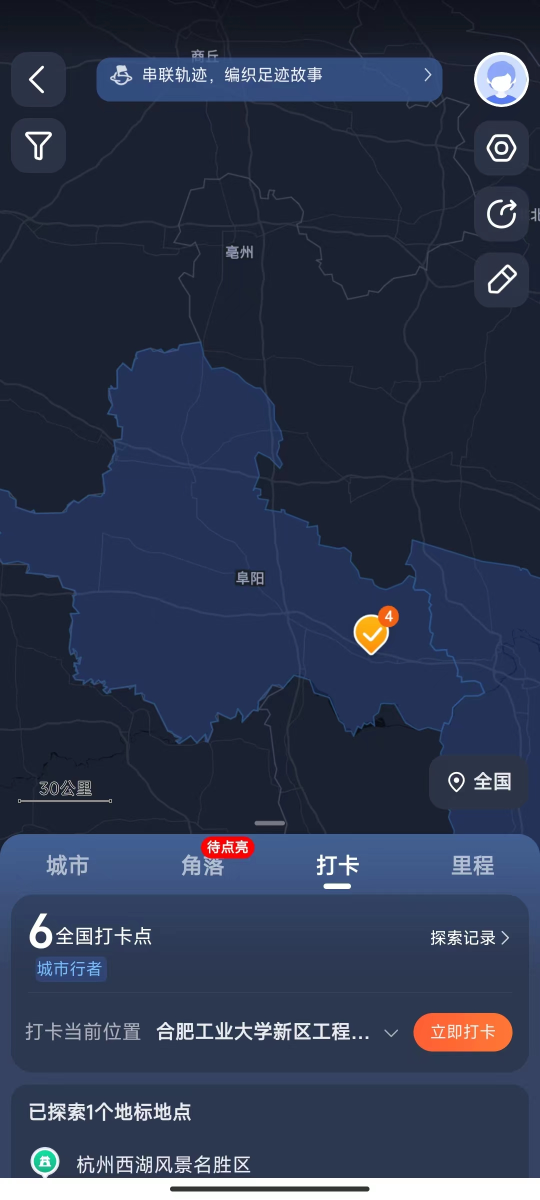
#> input picture 1.jpg, 1080 x 2400 px (shown at 1/2 size)
$ python test1.py
#> lines starting #> are read from the running program, lines starting #| are printed output that depends on the picture; after the words box and inside, x2 and y2 are one past the last pixel; in counts of white or black regions, pixels touching at a corner belong together
import cv2
import numpy as np
"""#########################################################
# 预定义框架说明
# 定义一个Stitcher类：stitch()、detectAndDescribe()、matchKeypoints()、drawMatches()
#           stitch()                拼接函数
#           detectAndDescribe()     检测图像的SIFT关键特征点，并计算特征描述子
#           matchKeypoints()        匹配两张图片的所有特征点
#           cv2.findHomography()    计算单映射变换矩阵
#           cv2.warpPerspective()   透视变换（作用：缝合图像）
#           drawMatches()           建立直线关键点的匹配可视化
#
# 备注：cv2.warpPerspective()需要与cv2.findHomography()搭配使用。
#########################################################"""


class Stitcher:
    ##################################################################################
    def stitch(self, images, ratio=0.75, reprojThresh=4.0, showMatches=False):
        (imageB, imageA) = images                               # 获取输入图片
        (kpsA, featuresA) = self.detectAndDescribe(imageA)      # 检测A、B图片的SIFT关键特征点，并计算特征描述子
        (kpsB, featuresB) = self.detectAndDescribe(imageB)
        M = self.matchKeypoints(kpsA, kpsB, featuresA, featuresB, ratio, reprojThresh)    # 匹配两张图片的所有特征点，返回匹配结果。

        if M is None:       # 如果返回结果为空，没有匹配成功的特征点，退出算法
            return None

        # 否则，提取匹配结果 #
        (matches, H, status) = M     # H是3x3视角变换矩阵
        result = cv2.warpPerspective(imageA, H, (imageA.shape[1] + imageB.shape[1], imageA.shape[0]))   # 将图片A进行视角变换，result是变换后图片
        result[0:imageB.shape[0], 0:imageB.shape[1]] = imageB    # 将图片B传入result图片最左端

        if showMatches:     # 检测是否需要显示图片匹配
            vis = self.drawMatches(imageA, imageB, kpsA, kpsB, matches, status)     # 生成匹配图片
            return (result, vis)

        return result

    ##################################################################################
    def detectAndDescribe(self, image):
        # gray = cv2.cvtColor(image, cv2.COLOR_BGR2GRAY)            # 将彩色图片转换成灰度图
        descriptor = cv2.xfeatures2d.SIFT_create()                  # 建立SIFT生成器
        """#####################################################
        # 如果是OpenCV3.X，则用cv2.xfeatures2d.SIFT_create方法来实现DoG关键点检测和SIFT特征提取。
        # 如果是OpenCV2.4，则用cv2.FeatureDetector_create方法来实现关键点的检测（DoG）。
        #####################################################"""
        (kps, features) = descriptor.detectAndCompute(image, None)  # 检测SIFT特征点，并计算描述子
        kps = np.float32([kp.pt for kp in kps])                     # 将结果转换成NumPy数组

        return (kps, features)      # 返回特征点集，及对应的描述特征

    ##################################################################################
    def matchKeypoints(self, kpsA, kpsB, featuresA, featuresB, ratio, reprojThresh):
        matcher = cv2.BFMatcher()                                   # 建立暴力匹配器
        rawMatches = matcher.knnMatch(featuresA, featuresB, 2)      # 使用KNN检测来自A、B图的SIFT特征匹配对，K=2

        matches = []
        for m in rawMatches:
            if len(m) == 2 and m[0].distance < m[1].distance * ratio:   # 当最近距离跟次近距离的比值小于ratio值时，保留此匹配对
                matches.append((m[0].trainIdx, m[0].queryIdx))          # 存储两个点在featuresA, featuresB中的索引值

        if len(matches) > 4:        # 当筛选后的匹配对大于4时，计算视角变换矩阵
            # 投影变换矩阵：3*3。有八个参数对应八个方程，其中一个为1用于归一化。对应四对，每对(x, y)
            ptsA = np.float32([kpsA[i] for (_, i) in matches])          # 获取匹配对的点坐标
            ptsB = np.float32([kpsB[i] for (i, _) in matches])
            (H, status) = cv2.findHomography(ptsA, ptsB, cv2.RANSAC, reprojThresh)      # 使用RANSAC算法利用匹配特征向量估计单映矩阵（homography：单应性）
            return (matches, H, status)

        return None     # 如果匹配对小于4时，返回None

    ##################################################################################
    def drawMatches(self, imageA, imageB, kpsA, kpsB, matches, status):
        (hA, wA) = imageA.shape[:2]
        (hB, wB) = imageB.shape[:2]
        vis = np.zeros((max(hA, hB), wA + wB, 3), dtype="uint8")
        vis[0:hA, 0:wA] = imageA        # 将A、B图左右连接到一起
        vis[0:hB, wA:] = imageB

        for ((trainIdx, queryIdx), s) in zip(matches, status):
            if s == 1:      # 当点对匹配成功时，画到可视化图上
                ptA = (int(kpsA[queryIdx][0]), int(kpsA[queryIdx][1]))
                ptB = (int(kpsB[trainIdx][0]) + wA, int(kpsB[trainIdx][1]))
                cv2.line(vis, ptA, ptB, (0, 255, 0), 1)

        return vis      # 返回可视化结果


##################################################################################
if __name__ == '__main__':
    # 读取拼接图片
    imageA = cv2.imread("1.jpg")
#> imageA is the input picture: shape (2400, 1080, 3); mean B, G, R 77.7, 54.7, 45.2
    imageA = cv2.resize(imageA,(0,0),None,0.2,0.2)
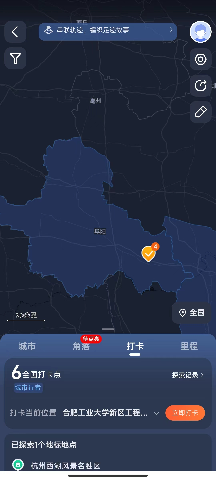
#> imageA: shape (480, 216, 3); mean B, G, R 77.8, 54.8, 45.3
    imageB = cv2.imread("2.jpg")
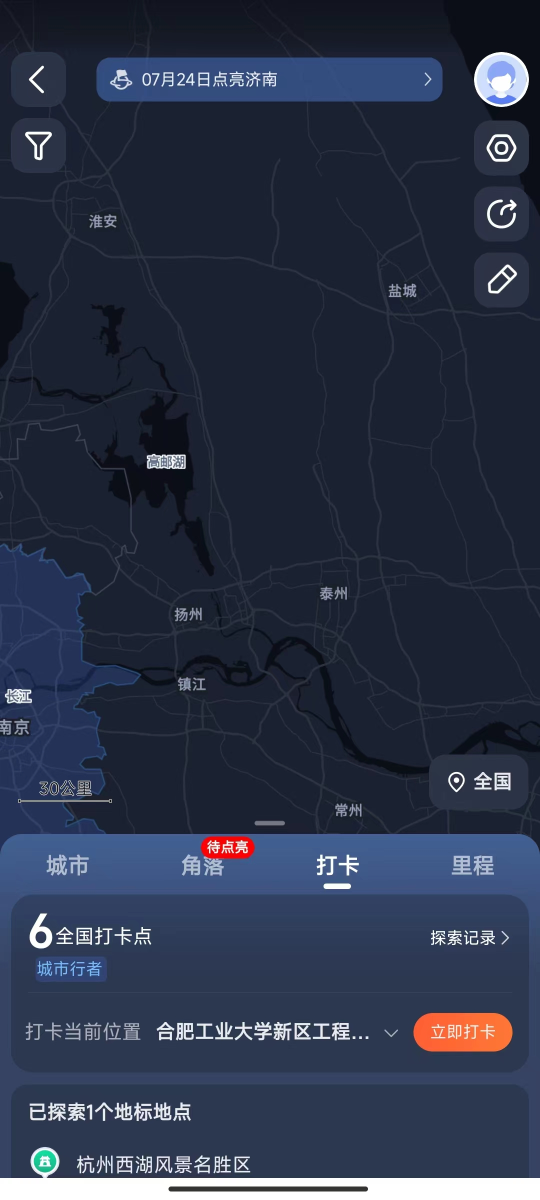
#> input picture 2.jpg, 1080 x 2400 px (shown at 1/2 size)
#> imageB is the input picture: shape (2400, 1080, 3); mean B, G, R 71.7, 51.6, 43.2
    imageB = cv2.resize(imageB,(0,0),None,0.2,0.2)
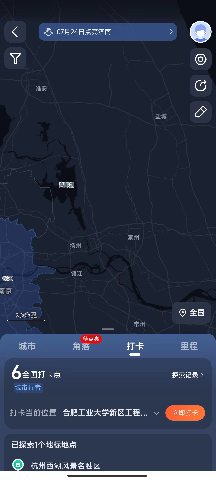
#> imageB: shape (480, 216, 3); mean B, G, R 71.8, 51.7, 43.3

    # 把图片拼接成全景图
    stitcher = Stitcher()       # 调用拼接函数
    (result, vis) = stitcher.stitch([imageA, imageB], showMatches=True)
#> in detectAndDescribe, `(kps, features) = descriptor.detectAndCompute(image, None)`: kps = 162 keypoints; strongest (x, y, size): (16, 375, 2.5), (200, 31, 13.1), (17, 366, 1.9), (195, 373, 2.6)
#> in detectAndDescribe, `kps = np.float32([kp.pt for kp in kps])`: kps = 162 pairs, first value 4.56 to 210.3, second value 22.05 to 469.6
#> in stitch, `(kpsA, featuresA) = self.detectAndDescribe(imageA)`: kpsA has the same summary as kps in detectAndDescribe
#> in detectAndDescribe (call 2), `(kps, features) = descriptor.detectAndCompute(image, None)`: kps = 140 keypoints; strongest (x, y, size): (16, 375, 2.5), (200, 31, 13.3), (17, 366, 1.9), (195, 373, 2.6)
#> in stitch, `(kpsB, featuresB) = self.detectAndDescribe(imageB)`: kpsB = 140 pairs, first value 6.12 to 213, second value 19.29 to 469.6
#> in matchKeypoints, `rawMatches = matcher.knnMatch(featuresA, featuresB, 2)`: rawMatches = 162 matches
#> after the loop in matchKeypoints, `for m in rawMatches:`: matches = 111 pairs, first value 1 to 138, second value 3 to 159
#> in matchKeypoints, `ptsA = np.float32([kpsA[i] for (_, i) in matches])`: ptsA = 111 pairs, first value 12.17 to 207.9, second value 28.21 to 469.6
#> in matchKeypoints, `ptsB = np.float32([kpsB[i] for (i, _) in matches])`: ptsB = 111 pairs, first value 12.17 to 207.9, second value 27.07 to 469.6
#> in matchKeypoints, `(H, status) = cv2.findHomography(ptsA, ptsB, cv2.RANSAC, reprojThresh)`: H = [[1, 0.000884, -0.39], [0.00283, 1, -0.568], [6.61e-06, -1.11e-06, 1]]; status = 111 values, max 1 at index 0, min 0 at index 46, mean 0.973
#> in stitch, `result = cv2.warpPerspective(imageA, H, (imageA.shape[1] + imageB.shap..`:
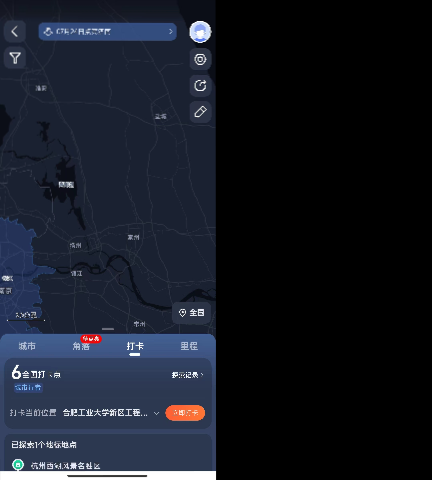
#> result: shape (480, 432, 3); mean B, G, R 35.9, 25.8, 21.6
#> in stitch, `result[0:imageB.shape[0], 0:imageB.shape[1]] = imageB`:
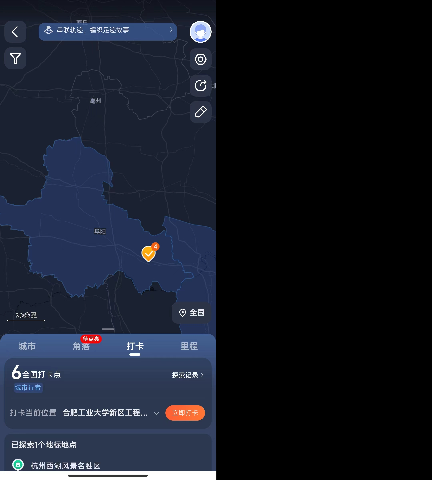
#> result: shape (480, 432, 3); mean B, G, R 38.9, 27.4, 22.7
#> in drawMatches, `vis[0:hB, wA:] = imageB`:
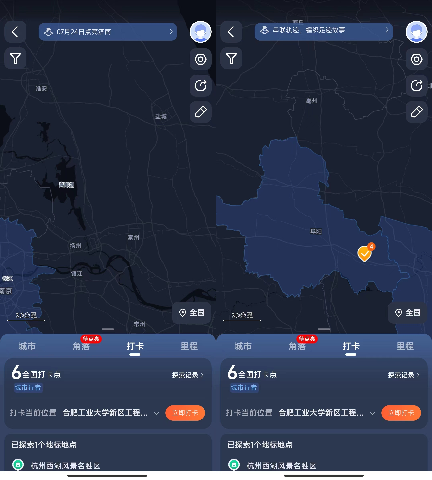
#> vis: shape (480, 432, 3); mean B, G, R 74.8, 53.2, 44.3
#> the loop in drawMatches, `for ((trainIdx, queryIdx), s) in zip(matches, status):` made 111 passes
#> (trainIdx, queryIdx, s, ptA, ptB) on passes 1 to 12: (1, 3, [1], (12, 412), (228, 412)), (2, 4, [1], (12, 373), (228, 373)), (3, 5, [1], (14, 377), (230, 377)), (4, 6, [1], (14, 371), (230, 371)), (5, 7, [1], (15, 55), (231, 55)), (6, 8, [1], (15, 46), (231, 46)), (7, 9, [1], (15, 56), (231, 56)), (8, 10, [1], (15, 373), (231, 373)), (9, 11, [1], (15, 373), (231, 373)), (10, 12, [1], (16, 374), (232, 374)), (11, 13, [1], (16, 374), (232, 374)), (12, 14, [1], (16, 366), (232, 366))
#> (ptA, ptB) on passes 61 to 66: ((84, 465), (300, 465)), ((84, 465), (300, 465)), ((85, 346), (301, 346)), ((85, 346), (301, 346)), ((89, 412), (305, 412)), ((93, 413), (309, 413))
#> after the loop in drawMatches, `for ((trainIdx, queryIdx), s) in zip(matches, status):`:
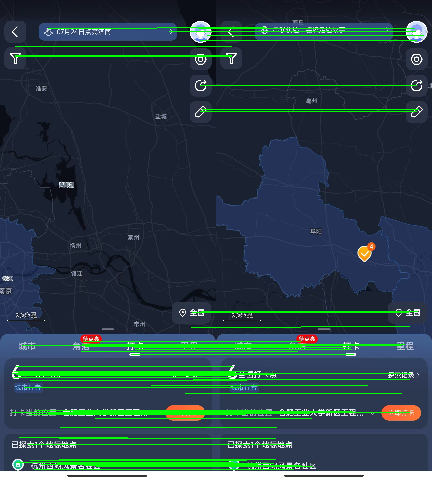
#> vis: shape (480, 432, 3); 5.84% of pixels changed, all inside (x1, y1, x2, y2) = (12, 27, 424, 470)

    # 显示所有图片
    cv2.imshow("Image A", imageA)
    cv2.imshow("Image B", imageB)
    cv2.imshow("Keypoint Matches", vis)
    cv2.imshow("Result", result)
    cv2.waitKey(0)
    cv2.destroyAllWindows()
